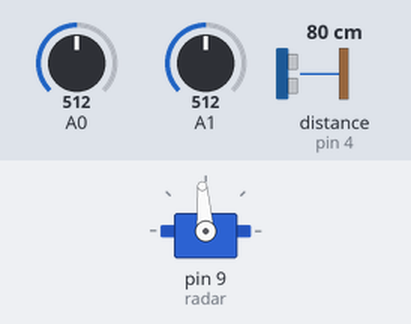
Bench run of a sketch on a simulated Arduino Uno, built with avr-gcc and run on an emulated ATmega328P. Shown: servo. Wiring (inferred from the names in the program): ultrasonic range finder: trigger pin 7; echo pin 4. The inputs (shaded band) are chosen by the test bench; at power-on: A0 = 512, A1 = 512, distance to the obstacle (sensor on pin 4) 80 cm. The echo pulse lasts 58.3 µs per cm; what the sketch prints to the serial monitor is not drawn.

Above: at 0.1 s.
At 0.9 s:
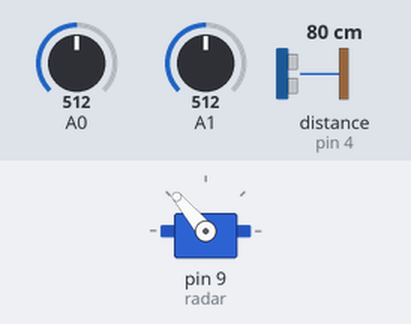
Timing chart, 0 to 2.4 s (numbered marks = the images above):
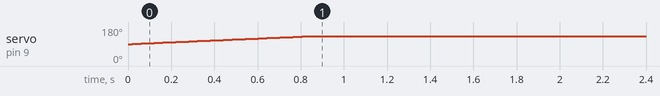

The sketch:

RR2-M1-02-CURIE101-TEST1-3-stable.ino
```cpp
// (licence header left out)
/*В роботе используются пины (для Arduino 101 платы)
 * Мотордрайвер использует пины:
 * D2, D3, D5, D8, D10, D11
 * Сервопривод использует пины:
 * D9
 * Ультразвуковой датчик использует пины:
 * D4, D7
 * Свободные цифровые пины:
 * D0, D1, D6, D12, D13
 * Аналоговые ИК-датчики используют пины:
 * A0, A1
 * Свободные аналоговые пины:
 * A2, A3, A4, A5
 */

#include <Servo.h>
//Создаем экземпляр класса Servo под именем radar
Servo radar;

//Пины ультразвукового датчика
int trigPin = 7;
int echoPin = 4;

//Константа voltconst -это значение опорного напряжения в милливольтах
//Нужна для того, чтобы переводить значение напряжения с ИК-датчика в расстояние.
double voltConst = 0.0033;

//Определение номеров пинов мотордрайвера
int enA = 5;
int in1 = 2;
int in2 = 8;
// motor two
int enB = 3;
int in3 = 11;
int in4 = 10;

//Переменные по хранению расстояний с переднего левого и правого ИК-датчиков
volatile int rFront = 0;
volatile int lFront = 0;

// Поворотный сервопривод radar
volatile int posR;
//Значение для угла в 90 градусов (от 0 до 255)
int radarFront = 185;
//Значение для левого положения
int radarLeft = 120;
//Значение для правого положения
int radarRight = 250;

// Ультразвуковой сенсор
//Переменная по хранению расстояния с УЗ-датчика
volatile long usRange = 0;
//Максимальный порог
int usHigh = 100;
//Минимальный порог
int usLow = 40;
volatile long usRangeLeft = 0;
volatile long usRangeRight = 0;

// Датчики инфракрасные Передние
//double angleFront=cos((30*PI)/180);// Угол 30 градусов
float angleFront = 1;
//Левый ИК-датчик подключен к аналоговому пину 0
int irPinFrontLeft = 0;
//Правый ИК-датчик подключен к аналоговому пину 1
int irPinFrontRight = 1;

//Переменные по настройке алгоритма передних ИК-датчиков под условия и расстояния
//Максимальный порог
int frontHigh = 40;
//Минимальный порог
int frontLow = 20;

void rotateServo(int servoValue)
{
  if(servoValue>130)
  servoValue=130;
  if(servoValue<50)
  servoValue=50;

  int angle=radar.read();
    if(angle<servoValue)
    {
        for(angle;angle<servoValue;angle++)
        {
             radar.write(angle);
             delay(20);
        }
    }
    if(angle>servoValue)
    {
           for(angle;angle>servoValue;angle--)
        {
             radar.write(angle);
             delay(20);
        }
    }
    if(angle==servoValue)
        radar.write(angle);

}

//Класс для измерения расстояния с ИК-датчиков робота
class irSharpMeasure
{
  public:
    int irMeasure(int irPin)
    {
      int distance;
      // Измеряем значение с датчика в милливольтах.
      //Значение, которое было считано с аналогового порта умножается на переменную voltconst
      //И получается значение в вольтах, которое есть на аналоговом пине
      double volts = analogRead(irPin) * voltConst;

      //Serial.println(volts);
      //Экспериментальные значения в вольтах для определенного расстояния
      //Определены экспериментальным путем и с использованием даташита к ИК-датчику Sharp (10-80cm)
    double val[40] = { 2.73, 2.34, 1.99, 1.76, 1.57, 1.42, 1.29, 1.20, 1.07, 1.00, 0.94, 0.88, 0.82, 0.79, 0.74, 0.71, 0.68, 0.65, 0.63, 0.61, 0.58, 0.55, 0.53, 0.50, 0.51, 0.49, 0.48, 0.47, 0.45, 0.44, 0.42, 0.41, 0.40, 0.39, 0.38, 0.37, 0.36, 0.33, 0.28, 0.26};
      int cm[40] = {8, 10, 12, 14, 16, 18, 20, 22, 24, 26, 28, 30, 32, 34, 36, 38, 40, 42, 44, 46, 48, 50, 52, 54, 56, 58, 60, 62, 64, 66, 68, 70, 72, 74, 76, 78, 80, 90, 100, 110};
      //Алгоритм по сопоставлению значения в вольтах расстоянию
      for (int i = 0; i < 40; i++)
      {
        if (val[i] <= volts)
        {
          //Находим расстояние
          //Если датчик находится под углом, то можно узнать расстояние до объекта по теореме Пифагора, если это необходимо
          //Умножив на anglefront
          distance = cm[i] * angleFront;
          break;
        }
        //Если volts меньше определенного порога, то считаем, что расстояние больше 120 см
        if (volts < 0.26)
        {
          distance = 120 * angleFront;
        }
      }
      //Если volts больше определенного порогоа, то считаем, что расстояние меньше 10 см
      if (volts > 3.00)
      {
        distance = 6* angleFront;
      }
      //Возвращаем значение distance
      return distance;
    }
};
//Создаем экземпляр класса под именем IR
irSharpMeasure ir;

//Функция по измерению расстояний с переднего левого и правого ИК-датчиков
void irMeasure()
{
  //Меряем расстояние с правого ИК
  rFront = ir.irMeasure(irPinFrontRight);
  //Меряем расстояние с левого ИК
  lFront = ir.irMeasure(irPinFrontLeft);
}

//Функция по измерению расстояния с УЗ-датчика HCSR-04
void usMeasure () {

  long duration, distance;
  digitalWrite(trigPin, LOW);
  delayMicroseconds(2);
  digitalWrite(trigPin, HIGH);
  delayMicroseconds(10);
  digitalWrite(trigPin, LOW);
  duration = pulseIn(echoPin, HIGH);
  usRange = (duration / 2) / 29.1;
  delay(50);
}

// Функция setup() выполняется каждый раз, когда будет перезапущена подача питания
// или будет произведена перезагрузка платы
void setup() {
  //Инициализация Монитора последовательного порта Serial на скорости 9600 бод
  Serial.begin(9600);
  //Установка сервопривода в центральное положение
  radar.attach(9);
  rotateServo(radarFront);
  delay(5);
  //Инициализация пинов УЗ-датчика на входи и на выход
  pinMode(trigPin, OUTPUT);
  pinMode(echoPin, INPUT);
  delay(1000);
}

void loop() {
 usMeasure();
  Serial.print("Front Ultrasonic (US) sensor, distance ");
  Serial.print(usRange);
  Serial.println(" cm");

  irMeasure();
  Serial.print("Left Infared (IK) sensor, distance ");
  Serial.print(lFront);
  Serial.println(" cm");

  Serial.print("Right Infared (IK) sensor, distance ");
  Serial.print(rFront);
  Serial.println(" cm");

  Serial.println(" ");

  delay(1000);
}
```
